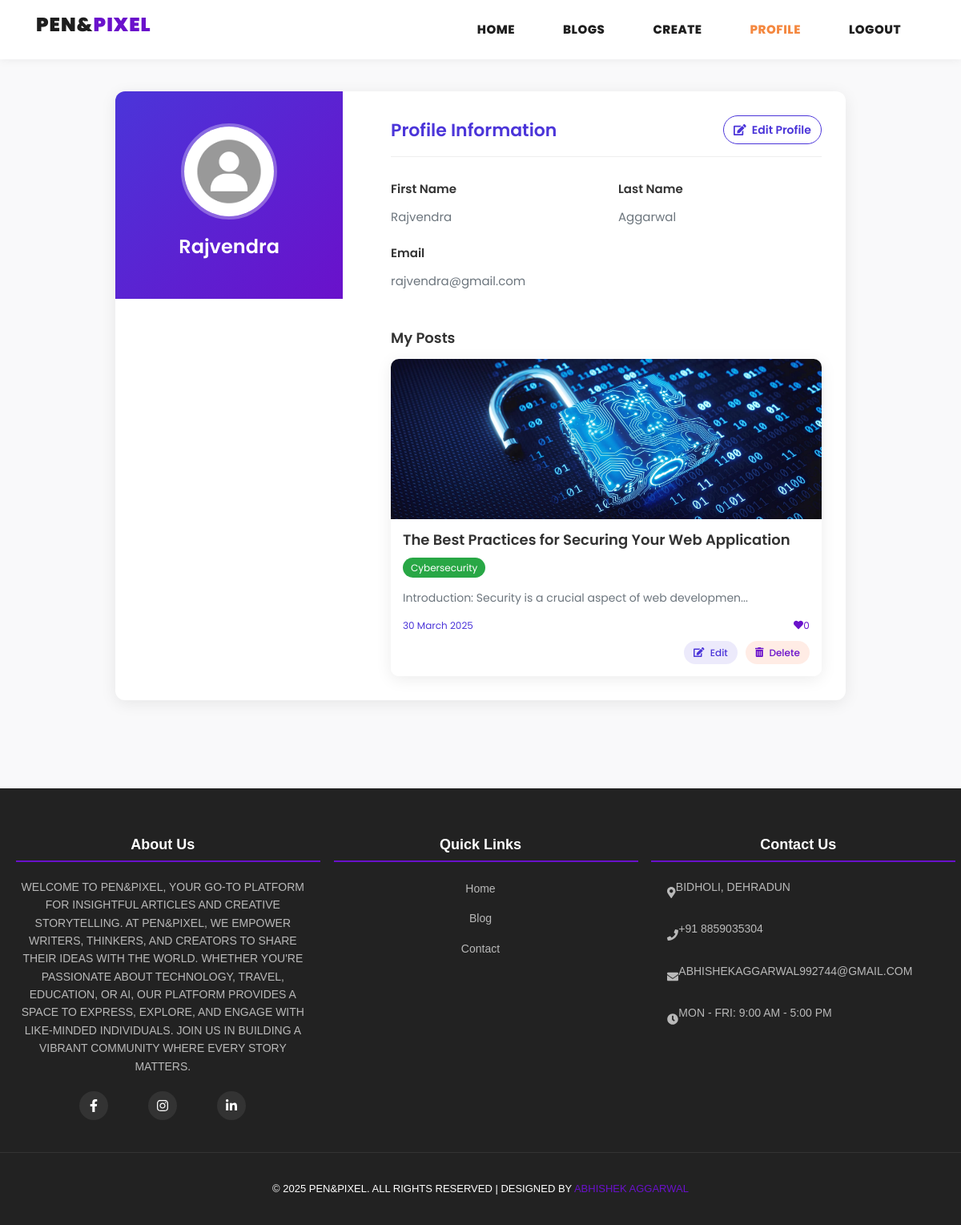
The page /profile/15 on the database its author committed.
### myapp/models.py (models this page shows, shortened)
class Post(models.Model):
    postname = models.CharField(max_length=600)
    category = models.CharField(max_length=600)
    image = models.ImageField(upload_to='images/posts',blank=True,null=True)
    content = models.CharField(max_length=100000)
    time = models.CharField(default=time,max_length=100, blank=True)
    likes = models.IntegerField(null=True,blank=True,default=0)
    user = models.ForeignKey(User,on_delete=models.CASCADE)

### myapp/views.py (the view)
# urls.py: path("profile/<int:id>",views.profile,name='profile'),
def profile(request,id):
    return render(request,'profile.html',{
        'user':User.objects.get(id=id),
        'posts':Post.objects.all(),
        'media_url':settings.MEDIA_URL,
    })

### templates/profile.html (shortened to what this page needs)
{% load static %}
<!DOCTYPE html>
<html lang="en">
<head>
    <link href="https://cdn.jsdelivr.net/npm/bootstrap@5.3.0-alpha3/dist/css/bootstrap.min.css" rel="stylesheet"
>
    <link href="{% static 'vendor/bootstrap/css/bootstrap.min.css' %}" rel="stylesheet">
    <link rel="stylesheet" href="{% static 'assets/css/fontawesome.css' %}">
    <link rel="stylesheet" href="{% static 'assets/css/templatemo-stand-blog.css' %}">
    <link rel="stylesheet" href="{% static 'assets/css/owl.css' %}">
    <link rel="stylesheet" href="{% static 'assets/css/profile.css' %}">
    <link rel="stylesheet" href="https://cdnjs.cloudflare.com/ajax/libs/font-awesome/6.4.0/css/all.min.css">
</head>
<body>
    <nav class="navbar navbar-expand-lg bg-white">
        <div class="container">
            <a class="navbar-brand" href="{% url 'index' %}">
                <h2>Pen&<span>Pixel</span></h2>
            </a>
            <div class="collapse navbar-collapse" id="navbarResponsive">
                <ul class="navbar-nav ms-auto">
                    <li class="nav-item">
                        <a class="nav-link" href="{% url 'index' %}">Home</a>
                    </li>
                    <li class="nav-item">
                        <a class="nav-link" href="{% url 'blog' %}">Blogs</a>
                    </li>
                    {% if user.is_authenticated %}
                    <li class="nav-item">
                        <a class="nav-link" href="{% url 'create' %}">Create</a>
                    </li>
                    <li class="nav-item">
                        <a class="nav-link active" href="{% url 'profile' user.id %}">Profile</a>
                    </li>
                    <li class="nav-item">
                        <a class="nav-link" href="{% url 'logout' %}">Logout</a>
                    </li>
                    {% else %}
                    <li class="nav-item">
                        <a class="nav-link" href="{% url 'signin' %}">Login</a>
                    </li>
                    {% endif %}
                </ul>
            </div>
        </div>
    </nav>
    <div class="profile-container container">
        <div class="row">
            <div class="col-lg-10 col-md-12 mx-auto">
                <div class="profile-card">
                    <div class="row g-0">
                        <div class="col-lg-4">
                            <div class="profile-sidebar">
                                <img src="{% static 'assets/images/user.png' %}" class="profile-image" alt="User Profile Image">
                                <h2 class="profile-username">{{user.username}}</h2>
                            </div>
                        </div>
                        <div class="col-lg-8">
                            <div class="profile-content">
                                <div class="profile-heading">
                                    <span>Profile Information</span>
                                    <a href="{% url 'profileedit' user.id %}" class="edit-profile-link">
                                        <i class="fas fa-edit me-1"></i> Edit Profile
                                    </a>
                                </div>
                                <div class="row">
                                    <div class="col-md-6">
                                        <div class="profile-detail">
                                            <p class="detail-label">First Name</p>
                                            <p class="detail-value">{{user.first_name|default:"Not provided"}}</p>
                                        </div>
                                    </div>
                                    <div class="col-md-6">
                                        <div class="profile-detail">
                                            <p class="detail-label">Last Name</p>
                                            <p class="detail-value">{{user.last_name|default:"Not provided"}}</p>
                                        </div>
                                    </div>
                                    <div class="col-md-6">
                                        <div class="profile-detail">
                                            <p class="detail-label">Email</p>
                                            <p class="detail-value">{{user.email}}</p>
                                        </div>
                                    </div>
                                </div>
                                <h3 class="posts-heading">My Posts</h3>
                                <div class="post-grid">
                                    {% for post in posts %}
                                    {% if post.user_id == user.id %}
                                    <div class="post-card">
                                        <img src="{{media_url}}{{post.image}}" alt="{{post.postname}}" class="post-image">
                                        <div class="post-content">
                                            <h4 class="post-title">{{post.postname}}</h4>
                                            <span class="post-category">{{post.category}}</span>
                                            <p class="post-excerpt">{{post.content|slice:"0:60"}}...</p>
                                            <div class="post-meta">
                                                <span class="post-time">{{post.time}}</span>
                                                <span class="post-likes"><i class="fas fa-heart"></i> {{post.likes}}</span>
                                            </div>
                                            <div class="post-actions">
                                                <a href="{% url 'editpost' post.id %}">
                                                    <button class="btn-edit"><i class="fas fa-edit me-1"></i> Edit</button>
                                                </a>
                                                <a href="{% url 'deletepost' post.id %}">
                                                    <button class="btn-delete"><i class="fas fa-trash-alt me-1"></i> Delete</button>
                                                </a>
                                            </div>
                                        </div>
                                    </div>
                                    {% endif %}
                                    {% endfor %}
                                </div>
                            </div>
                        </div>
                    </div>
                </div>
            </div>
        </div>
    </div>
    {% include 'footer.html' %}
</body>
</html>

### templates/footer.html (shortened to what this page needs)
<!DOCTYPE html>
<html lang="en">
<head>
</head>
<body>
  <footer class="footer-container">
    <div class="footer-content">
      <div class="footer-section">
        <h3>About Us</h3>
        <p>Welcome to Pen&Pixel, your go-to platform for insightful articles and creative storytelling. At Pen&Pixel, we empower writers, thinkers, and creators to share their ideas with the world. Whether you're passionate about technology, travel, education, or AI, our platform provides a space to express, explore, and engage with like-minded individuals. Join us in building a vibrant community where every story matters.</p>
        <div class="social-links">
          <a href="https://www.linkedin.com/in/abhishek--aggarwal/"><i class="fab fa-facebook-f"></i></a>
          <a href="https://www.linkedin.com/in/abhishek--aggarwal/"><i class="fab fa-instagram"></i></a>
          <a href="https://www.linkedin.com/in/abhishek--aggarwal/"><i class="fab fa-linkedin-in"></i></a>
        </div>
      </div>
      <div class="footer-section">
        <h3>Quick Links</h3>
        <ul class="footer-links">
          <li><a href="{% url 'index' %}">Home</a></li>
          <li><a href="{% url 'blog' %}">Blog</a></li>
          <li><a href="{% url 'contact' %}">Contact</a></li>
        </ul>
      </div>
      <div class="footer-section">
        <h3>Contact Us</h3>
        <div class="contact-info">
          <i class="fas fa-map-marker-alt"></i>
          <p>Bidholi, Dehradun</p>
        </div>
        <div class="contact-info">
          <i class="fas fa-phone"></i>
          <p>+91 8859035304</p>
        </div>
        <div class="contact-info">
          <i class="fas fa-envelope"></i>
          <p>abhishekaggarwal992744@gmail.com</p>
        </div>
        <div class="contact-info">
          <i class="fas fa-clock"></i>
          <p>Mon - Fri: 9:00 AM - 5:00 PM</p>
        </div>
      </div>
    </div>
    <div class="footer-bottom">
      <p>&copy; 2025 Pen&Pixel. All Rights Reserved | Designed by <a href="https://www.linkedin.com/in/abhishek--aggarwal/">Abhishek Aggarwal</a></p>
    </div>
  </footer>
</body>
</html>

### static/assets/css/templatemo-stand-blog.css (style rules this page uses)
body { font-family: 'Roboto', sans-serif; overflow-x: hidden; text-rendering: optimizeLegibility; -webkit-font-smoothing: antialiased; -moz-osx-font-smoothing: grayscale; }
p { margin-bottom: 0px; font-size: 15px; font-weight: 400; color: #7a7a7a; line-height: 30px; }
a { text-decoration: none!important; }
ul { padding: 0; margin: 0; list-style: none; }
h1,h2,h3,h4,h5,h6 { margin: 0px; }
.navbar .navbar-brand { float: left; margin-top: -12px; outline: none; }
.navbar .navbar-brand h2 { color: #1e1e1e; text-transform: uppercase; font-size: 24px; font-weight: 900; -webkit-transition: all .3s ease 0s; -moz-transition: all .3s ease 0s; -o-transition: all .3s ease 0s; transition: all .3s ease 0s; }
#navbarResponsive { z-index: 999; }
.navbar-collapse { text-align: center; }
.navbar .navbar-nav .nav-item { margin: 0px 15px; }
.navbar .navbar-nav a.nav-link { text-transform: capitalize; font-size: 15px; font-weight: 800; text-transform: uppercase; letter-spacing: 0.5px; color: #1e1e1e; transition: all 0.3s; }
.navbar .navbar-nav .nav-link:hover, .navbar .navbar-nav .active>.nav-link, .navbar .navbar-nav .nav-link.active, .navbar .navbar-nav .nav-link.show, .navbar .navbar-nav .show>.nav-link { color: #f48840; }
footer { margin-top: 100px; text-align: center; background-color: #20232e; padding: 60px 0px; }
footer p { font-size: 13px; text-transform: uppercase; color: #fff; }
footer p a { color: #f48840; }

### templates/footer.html (style rules this page uses)
.footer-container { background-color: #222; color: #fff; padding: 60px 0 30px; font-family: 'Arial', sans-serif; }
.footer-content { max-width: 1200px; margin: 0 auto; display: grid; grid-template-columns: repeat(3, 1fr); gap: 30px; padding: 0 20px; }
.footer-section h3 { color: #ffffff; font-size: 18px; font-weight: 600; margin-bottom: 20px; position: relative; padding-bottom: 10px; }
.footer-section h3::after { content: ''; position: absolute; left: 0; bottom: 0; width: 380px; height: 2px; background-color: #6a11cb; }
.footer-section p { line-height: 1.6; margin-bottom: 15px; color: #b9b9b9; font-size: 14px; }
.footer-links { list-style: none; padding: 0; margin: 0; }
.footer-links li { margin-bottom: 12px; }
.footer-links a { color: #b9b9b9; text-decoration: none; transition: all 0.3s ease; font-size: 14px; }
.contact-info { display: flex; align-items: center; margin-bottom: 15px; margin-left: 20px; color: #b9b9b9; font-size: 14px; }
.social-links { display: flex; gap: 50px; margin-top: 20px; margin-left: 79px; }
.social-links a { display: inline-flex; align-items: center; justify-content: center; width: 36px; height: 36px; background-color: #333; color: #fff; border-radius: 50%; transition: all 0.3s ease; text-decoration: none; }
.footer-bottom { text-align: center; padding-top: 30px; margin-top: 40px; border-top: 1px solid #333; color: #b9b9b9; font-size: 14px; }
.footer-bottom a { color: #6a11cb; text-decoration: none; }

### rows shown on the page
Post: image (picture), postname "The Best Practices for Securing Your Web Application", category "Cybersecurity", content "Introduction: Security is a crucial aspect of web developmen", time "30 March 2025", likes "0"

### other values the page prints
{{ user.username }} "Rajvendra"
{{ user.first_name|default:"Not provided" }} "Rajvendra"
{{ user.last_name|default:"Not provided" }} "Aggarwal"
{{ user.email }} "rajvendra@gmail.com"
